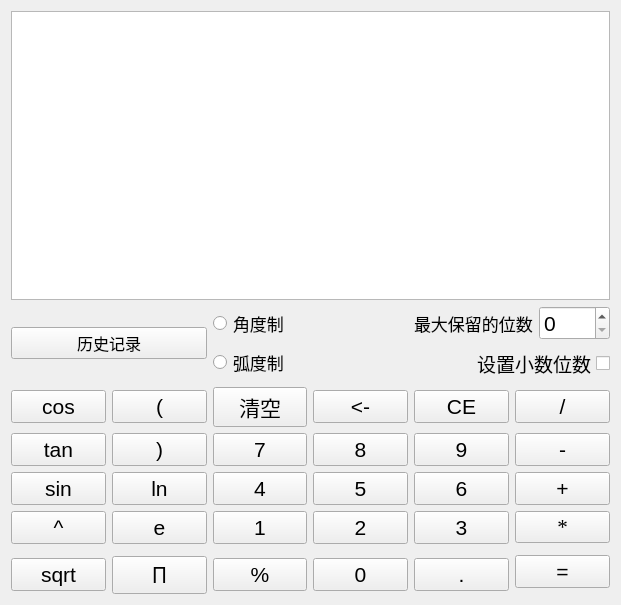
<?xml version="1.0" encoding="UTF-8"?>
<ui version="4.0">
 <class>Widget</class>
 <widget class="QWidget" name="Widget">
  <property name="geometry">
   <rect>
    <x>0</x>
    <y>0</y>
    <width>621</width>
    <height>605</height>
   </rect>
  </property>
  <property name="font">
   <font>
    <pointsize>16</pointsize>
   </font>
  </property>
  <property name="windowTitle">
   <string>Widget</string>
  </property>
  <layout class="QGridLayout" name="gridLayout_2">
   <item row="1" column="1" rowspan="2">
    <layout class="QVBoxLayout" name="verticalLayout">
     <item>
      <widget class="QRadioButton" name="btnJD">
       <property name="sizePolicy">
        <sizepolicy hsizetype="Fixed" vsizetype="Fixed">
         <horstretch>0</horstretch>
         <verstretch>0</verstretch>
        </sizepolicy>
       </property>
       <property name="font">
        <font>
         <family>方正小标宋简体</family>
         <pointsize>13</pointsize>
         <kerning>true</kerning>
        </font>
       </property>
       <property name="text">
        <string>角度制</string>
       </property>
      </widget>
     </item>
     <item>
      <widget class="QRadioButton" name="btnHD">
       <property name="font">
        <font>
         <family>方正小标宋简体</family>
         <pointsize>13</pointsize>
        </font>
       </property>
       <property name="text">
        <string>弧度制</string>
       </property>
      </widget>
     </item>
    </layout>
   </item>
   <item row="2" column="2">
    <widget class="QCheckBox" name="btnSci">
     <property name="font">
      <font>
       <family>方正小标宋简体</family>
       <pointsize>14</pointsize>
      </font>
     </property>
     <property name="layoutDirection">
      <enum>Qt::RightToLeft</enum>
     </property>
     <property name="text">
      <string>设置小数位数</string>
     </property>
    </widget>
   </item>
   <item row="3" column="0" colspan="3">
    <layout class="QGridLayout" name="gridLayout">
     <item row="2" column="3">
      <widget class="QPushButton" name="btn8">
       <property name="text">
        <string>8</string>
       </property>
       <property name="shortcut">
        <string>8</string>
       </property>
      </widget>
     </item>
     <item row="2" column="2">
      <widget class="QPushButton" name="btn7">
       <property name="text">
        <string>7</string>
       </property>
       <property name="shortcut">
        <string>7</string>
       </property>
      </widget>
     </item>
     <item row="2" column="5">
      <widget class="QPushButton" name="btnMinus">
       <property name="palette">
        <palette>
         <active>
          <colorrole role="WindowText">
           <brush brushstyle="SolidPattern">
            <color alpha="255">
             <red>0</red>
             <green>0</green>
             <blue>0</blue>
            </color>
           </brush>
          </colorrole>
          <colorrole role="Button">
           <brush brushstyle="SolidPattern">
            <color alpha="255">
             <red>255</red>
             <green>255</green>
             <blue>127</blue>
            </color>
           </brush>
          </colorrole>
          <colorrole role="Light">
           <brush brushstyle="SolidPattern">
            <color alpha="255">
             <red>255</red>
             <green>255</green>
             <blue>254</blue>
            </color>
           </brush>
          </colorrole>
          <colorrole role="Midlight">
           <brush brushstyle="SolidPattern">
            <color alpha="255">
             <red>255</red>
             <green>255</green>
             <blue>190</blue>
            </color>
           </brush>
          </colorrole>
          <colorrole role="Dark">
           <brush brushstyle="SolidPattern">
            <color alpha="255">
             <red>127</red>
             <green>127</green>
             <blue>63</blue>
            </color>
           </brush>
          </colorrole>
          <colorrole role="Mid">
           <brush brushstyle="SolidPattern">
            <color alpha="255">
             <red>170</red>
             <green>170</green>
             <blue>85</blue>
            </color>
           </brush>
          </colorrole>
          <colorrole role="Text">
           <brush brushstyle="SolidPattern">
            <color alpha="255">
             <red>0</red>
             <green>0</green>
             <blue>0</blue>
            </color>
           </brush>
          </colorrole>
          <colorrole role="BrightText">
           <brush brushstyle="SolidPattern">
            <color alpha="255">
             <red>255</red>
             <green>255</green>
             <blue>255</blue>
            </color>
           </brush>
          </colorrole>
          <colorrole role="ButtonText">
           <brush brushstyle="SolidPattern">
            <color alpha="255">
             <red>0</red>
             <green>0</green>
             <blue>0</blue>
            </color>
           </brush>
          </colorrole>
          <colorrole role="Base">
           <brush brushstyle="SolidPattern">
            <color alpha="255">
             <red>255</red>
             <green>255</green>
             <blue>255</blue>
            </color>
           </brush>
          </colorrole>
          <colorrole role="Window">
           <brush brushstyle="SolidPattern">
            <color alpha="255">
             <red>255</red>
             <green>255</green>
             <blue>127</blue>
            </color>
           </brush>
          </colorrole>
          <colorrole role="Shadow">
           <brush brushstyle="SolidPattern">
            <color alpha="255">
             <red>0</red>
             <green>0</green>
             <blue>0</blue>
            </color>
           </brush>
          </colorrole>
          <colorrole role="AlternateBase">
           <brush brushstyle="SolidPattern">
            <color alpha="255">
             <red>255</red>
             <green>255</green>
             <blue>191</blue>
            </color>
           </brush>
          </colorrole>
          <colorrole role="ToolTipBase">
           <brush brushstyle="SolidPattern">
            <color alpha="255">
             <red>255</red>
             <green>255</green>
             <blue>220</blue>
            </color>
           </brush>
          </colorrole>
          <colorrole role="ToolTipText">
           <brush brushstyle="SolidPattern">
            <color alpha="255">
             <red>0</red>
             <green>0</green>
             <blue>0</blue>
            </color>
           </brush>
          </colorrole>
         </active>
         <inactive>
          <colorrole role="WindowText">
           <brush brushstyle="SolidPattern">
            <color alpha="255">
             <red>0</red>
             <green>0</green>
             <blue>0</blue>
            </color>
           </brush>
          </colorrole>
          <colorrole role="Button">
           <brush brushstyle="SolidPattern">
            <color alpha="255">
             <red>240</red>
             <green>240</green>
             <blue>240</blue>
            </color>
           </brush>
          </colorrole>
          <colorrole role="Light">
           <brush brushstyle="SolidPattern">
            <color alpha="255">
             <red>255</red>
             <green>255</green>
             <blue>255</blue>
            </color>
           </brush>
          </colorrole>
          <colorrole role="Midlight">
           <brush brushstyle="SolidPattern">
            <color alpha="255">
             <red>227</red>
             <green>227</green>
             <blue>227</blue>
            </color>
           </brush>
          </colorrole>
          <colorrole role="Dark">
           <brush brushstyle="SolidPattern">
            <color alpha="255">
             <red>160</red>
             <green>160</green>
             <blue>160</blue>
            </color>
           </brush>
          </colorrole>
          <colorrole role="Mid">
           <brush brushstyle="SolidPattern">
            <color alpha="255">
             <red>160</red>
             <green>160</green>
             <blue>160</blue>
            </color>
           </brush>
          </colorrole>
          <colorrole role="Text">
           <brush brushstyle="SolidPattern">
            <color alpha="255">
             <red>0</red>
             <green>0</green>
             <blue>0</blue>
            </color>
           </brush>
          </colorrole>
          <colorrole role="BrightText">
           <brush brushstyle="SolidPattern">
            <color alpha="255">
             <red>255</red>
             <green>255</green>
             <blue>255</blue>
            </color>
           </brush>
          </colorrole>
          <colorrole role="ButtonText">
           <brush brushstyle="SolidPattern">
            <color alpha="255">
             <red>0</red>
             <green>0</green>
             <blue>0</blue>
            </color>
           </brush>
          </colorrole>
          <colorrole role="Base">
           <brush brushstyle="SolidPattern">
            <color alpha="255">
             <red>255</red>
             <green>255</green>
             <blue>255</blue>
            </color>
           </brush>
          </colorrole>
          <colorrole role="Window">
           <brush brushstyle="SolidPattern">
            <color alpha="255">
             <red>240</red>
             <green>240</green>
             <blue>240</blue>
            </color>
           </brush>
          </colorrole>
          <colorrole role="Shadow">
           <brush brushstyle="SolidPattern">
            <color alpha="255">
             <red>105</red>
             <green>105</green>
             <blue>105</blue>
            </color>
           </brush>
          </colorrole>
          <colorrole role="AlternateBase">
           <brush brushstyle="SolidPattern">
            <color alpha="255">
             <red>245</red>
             <green>245</green>
             <blue>245</blue>
            </color>
           </brush>
          </colorrole>
          <colorrole role="ToolTipBase">
           <brush brushstyle="SolidPattern">
            <color alpha="255">
             <red>255</red>
             <green>255</green>
             <blue>220</blue>
            </color>
           </brush>
          </colorrole>
          <colorrole role="ToolTipText">
           <brush brushstyle="SolidPattern">
            <color alpha="255">
             <red>0</red>
             <green>0</green>
             <blue>0</blue>
            </color>
           </brush>
          </colorrole>
         </inactive>
         <disabled>
          <colorrole role="WindowText">
           <brush brushstyle="SolidPattern">
            <color alpha="255">
             <red>127</red>
             <green>127</green>
             <blue>63</blue>
            </color>
           </brush>
          </colorrole>
          <colorrole role="Button">
           <brush brushstyle="SolidPattern">
            <color alpha="255">
             <red>255</red>
             <green>255</green>
             <blue>127</blue>
            </color>
           </brush>
          </colorrole>
          <colorrole role="Light">
           <brush brushstyle="SolidPattern">
            <color alpha="255">
             <red>255</red>
             <green>255</green>
             <blue>254</blue>
            </color>
           </brush>
          </colorrole>
          <colorrole role="Midlight">
           <brush brushstyle="SolidPattern">
            <color alpha="255">
             <red>255</red>
             <green>255</green>
             <blue>190</blue>
            </color>
           </brush>
          </colorrole>
          <colorrole role="Dark">
           <brush brushstyle="SolidPattern">
            <color alpha="255">
             <red>127</red>
             <green>127</green>
             <blue>63</blue>
            </color>
           </brush>
          </colorrole>
          <colorrole role="Mid">
           <brush brushstyle="SolidPattern">
            <color alpha="255">
             <red>170</red>
             <green>170</green>
             <blue>85</blue>
            </color>
           </brush>
          </colorrole>
          <colorrole role="Text">
           <brush brushstyle="SolidPattern">
            <color alpha="255">
             <red>127</red>
             <green>127</green>
             <blue>63</blue>
            </color>
           </brush>
          </colorrole>
          <colorrole role="BrightText">
           <brush brushstyle="SolidPattern">
            <color alpha="255">
             <red>255</red>
             <green>255</green>
             <blue>255</blue>
            </color>
           </brush>
          </colorrole>
          <colorrole role="ButtonText">
           <brush brushstyle="SolidPattern">
            <color alpha="255">
             <red>127</red>
             <green>127</green>
             <blue>63</blue>
            </color>
           </brush>
          </colorrole>
          <colorrole role="Base">
           <brush brushstyle="SolidPattern">
            <color alpha="255">
             <red>255</red>
             <green>255</green>
             <blue>127</blue>
            </color>
           </brush>
          </colorrole>
          <colorrole role="Window">
           <brush brushstyle="SolidPattern">
            <color alpha="255">
             <red>255</red>
             <green>255</green>
             <blue>127</blue>
            </color>
           </brush>
          </colorrole>
          <colorrole role="Shadow">
           <brush brushstyle="SolidPattern">
            <color alpha="255">
             <red>0</red>
             <green>0</green>
             <blue>0</blue>
            </color>
           </brush>
          </colorrole>
          <colorrole role="AlternateBase">
           <brush brushstyle="SolidPattern">
            <color alpha="255">
             <red>245</red>
             <green>245</green>
             <blue>245</blue>
            </color>
           </brush>
          </colorrole>
          <colorrole role="ToolTipBase">
           <brush brushstyle="SolidPattern">
            <color alpha="255">
             <red>255</red>
             <green>255</green>
             <blue>220</blue>
            </color>
           </brush>
          </colorrole>
          <colorrole role="ToolTipText">
           <brush brushstyle="SolidPattern">
            <color alpha="255">
             <red>0</red>
             <green>0</green>
             <blue>0</blue>
            </color>
           </brush>
          </colorrole>
         </disabled>
        </palette>
       </property>
       <property name="text">
        <string>-</string>
       </property>
       <property name="shortcut">
        <string>-</string>
       </property>
      </widget>
     </item>
     <item row="4" column="5">
      <widget class="QPushButton" name="btnMul">
       <property name="font">
        <font>
         <family>Times New Roman</family>
         <pointsize>16</pointsize>
        </font>
       </property>
       <property name="text">
        <string>*</string>
       </property>
       <property name="shortcut">
        <string>*</string>
       </property>
      </widget>
     </item>
     <item row="6" column="1">
      <widget class="QPushButton" name="btnPi">
       <property name="font">
        <font>
         <family>华文楷体</family>
         <pointsize>16</pointsize>
         <italic>false</italic>
         <bold>false</bold>
        </font>
       </property>
       <property name="text">
        <string>Π</string>
       </property>
      </widget>
     </item>
     <item row="3" column="2">
      <widget class="QPushButton" name="btn4">
       <property name="text">
        <string>4</string>
       </property>
       <property name="shortcut">
        <string>4</string>
       </property>
      </widget>
     </item>
     <item row="4" column="3">
      <widget class="QPushButton" name="btn2">
       <property name="text">
        <string>2</string>
       </property>
       <property name="shortcut">
        <string>2</string>
       </property>
      </widget>
     </item>
     <item row="4" column="1">
      <widget class="QPushButton" name="btnE">
       <property name="text">
        <string>e</string>
       </property>
       <property name="shortcut">
        <string>E</string>
       </property>
      </widget>
     </item>
     <item row="0" column="5">
      <widget class="QPushButton" name="btnDivise">
       <property name="text">
        <string>/</string>
       </property>
       <property name="shortcut">
        <string>/</string>
       </property>
      </widget>
     </item>
     <item row="2" column="0">
      <widget class="QPushButton" name="btnTan">
       <property name="text">
        <string>tan</string>
       </property>
      </widget>
     </item>
     <item row="4" column="0">
      <widget class="QPushButton" name="btnPower">
       <property name="text">
        <string>^</string>
       </property>
       <property name="shortcut">
        <string>^</string>
       </property>
      </widget>
     </item>
     <item row="6" column="3">
      <widget class="QPushButton" name="btn0">
       <property name="text">
        <string>0</string>
       </property>
       <property name="shortcut">
        <string>0</string>
       </property>
      </widget>
     </item>
     <item row="3" column="1">
      <widget class="QPushButton" name="btnLog">
       <property name="text">
        <string>ln</string>
       </property>
      </widget>
     </item>
     <item row="4" column="4">
      <widget class="QPushButton" name="btn3">
       <property name="text">
        <string>3</string>
       </property>
       <property name="shortcut">
        <string>3</string>
       </property>
      </widget>
     </item>
     <item row="0" column="0">
      <widget class="QPushButton" name="btnCos">
       <property name="text">
        <string>cos</string>
       </property>
      </widget>
     </item>
     <item row="2" column="1">
      <widget class="QPushButton" name="btnRightBracket">
       <property name="text">
        <string>)</string>
       </property>
       <property name="shortcut">
        <string>)</string>
       </property>
      </widget>
     </item>
     <item row="2" column="4">
      <widget class="QPushButton" name="btn9">
       <property name="text">
        <string>9</string>
       </property>
       <property name="shortcut">
        <string>9</string>
       </property>
      </widget>
     </item>
     <item row="6" column="2">
      <widget class="QPushButton" name="btnPercent">
       <property name="text">
        <string>%</string>
       </property>
       <property name="shortcut">
        <string>%</string>
       </property>
      </widget>
     </item>
     <item row="4" column="2">
      <widget class="QPushButton" name="btn1">
       <property name="text">
        <string>1</string>
       </property>
       <property name="shortcut">
        <string/>
       </property>
      </widget>
     </item>
     <item row="3" column="4">
      <widget class="QPushButton" name="btn6">
       <property name="text">
        <string>6</string>
       </property>
       <property name="shortcut">
        <string>6</string>
       </property>
      </widget>
     </item>
     <item row="3" column="5">
      <widget class="QPushButton" name="btnPlus">
       <property name="text">
        <string>+</string>
       </property>
       <property name="shortcut">
        <string>+</string>
       </property>
      </widget>
     </item>
     <item row="6" column="0">
      <widget class="QPushButton" name="btnSqrt">
       <property name="text">
        <string>sqrt</string>
       </property>
      </widget>
     </item>
     <item row="0" column="2">
      <widget class="QPushButton" name="btnClearAll">
       <property name="font">
        <font>
         <family>微软雅黑 Light</family>
         <pointsize>16</pointsize>
        </font>
       </property>
       <property name="text">
        <string>清空</string>
       </property>
      </widget>
     </item>
     <item row="3" column="3">
      <widget class="QPushButton" name="btn5">
       <property name="text">
        <string>5</string>
       </property>
       <property name="shortcut">
        <string>5</string>
       </property>
      </widget>
     </item>
     <item row="0" column="1">
      <widget class="QPushButton" name="btnLeftBracket">
       <property name="text">
        <string>(</string>
       </property>
       <property name="shortcut">
        <string>(</string>
       </property>
      </widget>
     </item>
     <item row="6" column="4">
      <widget class="QPushButton" name="btnDeciaml">
       <property name="text">
        <string>.</string>
       </property>
       <property name="shortcut">
        <string>.</string>
       </property>
      </widget>
     </item>
     <item row="0" column="3">
      <widget class="QPushButton" name="btnBack">
       <property name="text">
        <string>&lt;-</string>
       </property>
       <property name="shortcut">
        <string>Backspace</string>
       </property>
      </widget>
     </item>
     <item row="0" column="4">
      <widget class="QPushButton" name="btnClear">
       <property name="autoFillBackground">
        <bool>true</bool>
       </property>
       <property name="text">
        <string>CE</string>
       </property>
       <property name="autoDefault">
        <bool>false</bool>
       </property>
       <property name="default">
        <bool>false</bool>
       </property>
       <property name="flat">
        <bool>false</bool>
       </property>
      </widget>
     </item>
     <item row="3" column="0">
      <widget class="QPushButton" name="btnSin">
       <property name="text">
        <string>sin</string>
       </property>
      </widget>
     </item>
     <item row="5" column="5" rowspan="2">
      <widget class="QPushButton" name="btnEqu">
       <property name="mouseTracking">
        <bool>false</bool>
       </property>
       <property name="contextMenuPolicy">
        <enum>Qt::CustomContextMenu</enum>
       </property>
       <property name="autoFillBackground">
        <bool>false</bool>
       </property>
       <property name="text">
        <string>=</string>
       </property>
       <property name="shortcut">
        <string>Return</string>
       </property>
       <property name="autoDefault">
        <bool>false</bool>
       </property>
       <property name="flat">
        <bool>false</bool>
       </property>
      </widget>
     </item>
    </layout>
   </item>
   <item row="1" column="2">
    <layout class="QHBoxLayout" name="horizontalLayout">
     <item>
      <widget class="QLabel" name="label">
       <property name="font">
        <font>
         <family>方正小标宋简体</family>
         <pointsize>13</pointsize>
        </font>
       </property>
       <property name="text">
        <string>最大保留的位数</string>
       </property>
      </widget>
     </item>
     <item>
      <widget class="QSpinBox" name="spinBox"/>
     </item>
    </layout>
   </item>
   <item row="1" column="0" rowspan="2">
    <widget class="QPushButton" name="btnHistory">
     <property name="font">
      <font>
       <family>方正小标宋简体</family>
       <pointsize>12</pointsize>
       <underline>false</underline>
       <strikeout>false</strikeout>
      </font>
     </property>
     <property name="text">
      <string>历史记录</string>
     </property>
     <property name="checkable">
      <bool>false</bool>
     </property>
     <property name="autoDefault">
      <bool>false</bool>
     </property>
    </widget>
   </item>
   <item row="0" column="0" colspan="3">
    <widget class="QTextEdit" name="textEdit"/>
   </item>
  </layout>
 </widget>
 <resources/>
 <connections/>
</ui>
